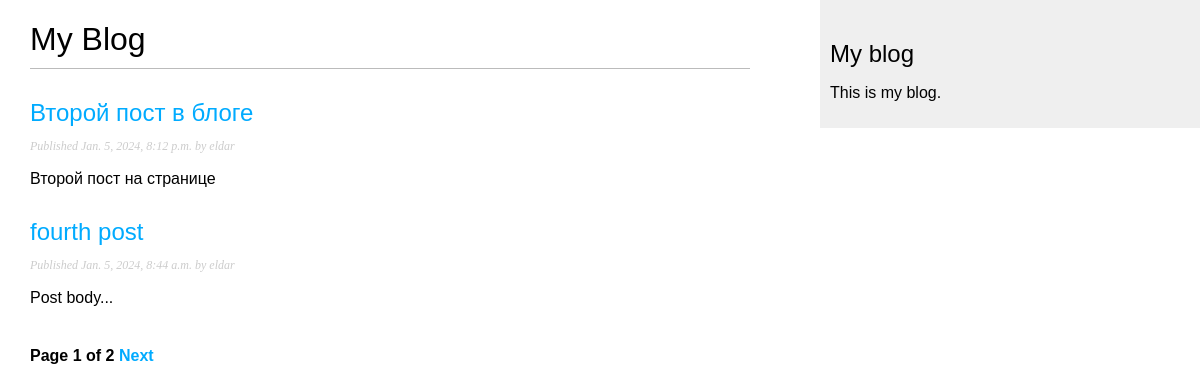
The page /blog/ on the database as committed earlier.
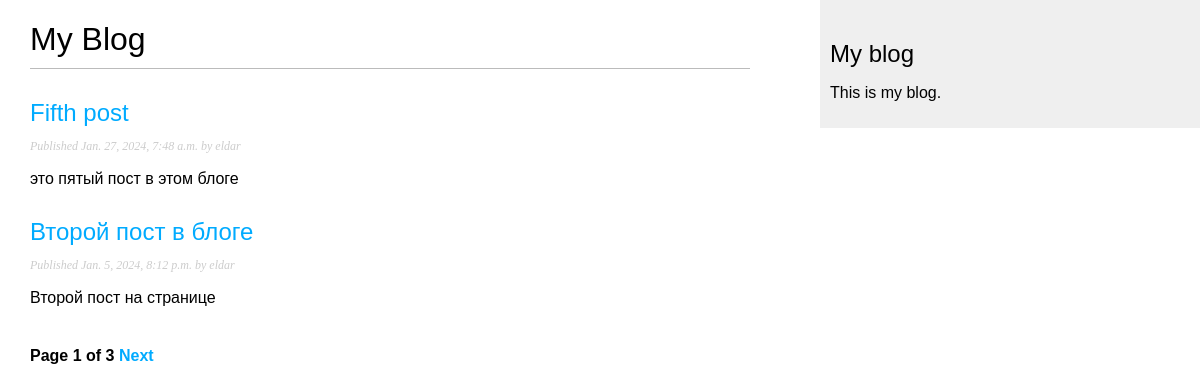
The same page on the database as committed later.
### blog/models.py (models this page shows, shortened)
class Post(models.Model):
    class Status(models.TextChoices):
        DRAFT = "DF", "Draft"
        PUBLISHED = "PB", "Published"
    title = models.CharField(max_length=250)
    slug = models.SlugField(max_length=250, unique_for_date='publish')
    author = models.ForeignKey(User, on_delete=models.CASCADE, related_name='blog_posts')
    body = models.TextField()
    publish = models.DateTimeField(default=timezone.now)
    created = models.DateTimeField(auto_now_add=True)
    updated = models.DateTimeField(auto_now=True)
    status = models.CharField(max_length=2, choices=Status.choices, default=Status.DRAFT)
    objects = models.Manager() #менеджер применяемый по умолчанию
    published = PublishedManager() #конкретно-прикладной менеджер
    class Meta:
        ordering = ['-publish']
        indexes = [
            models.Index(fields=['-publish']),
        ]
    def get_absolute_url(self):
        return reverse('blog:post_detail',
                                args=[self.publish.year,
                                      self.publish.month,
                                      self.publish.day,
                                      self.slug])

### blog/views.py (the view)
# urls.py: path('', views.PostListView.as_view(), name='post_list'),
class PostListView(ListView):
    queryset = Post.published.all()
    context_object_name = 'posts'
    paginate_by = 2
    template_name = 'blog/post/list.html'

### blog/templates/blog/post/list.html (shortened to what this page needs)
{% extends "blog/base.html" %}
{% block content %}
    <h1>My Blog</h1>
    {% for post in posts %}
        <h2>
            <a href="{{ post.get_absolute_url }}">
                {{ post.title }}
            </a>
        </h2>
        <p class="date">
            Published {{ post.publish }} by {{ post.author }}
        </p>
        {{ post.body|truncatewords:30|linebreaks }}
    {% endfor %}
    {% include "pagination.html" with page=page_obj %}
{% endblock %}

### blog/templates/blog/base.html (shortened to what this page needs)
{% load static %}
<!DOCTYPE html>
<html>
<head>
    <link href="{% static "css/blog.css" %}" rel="stylesheet">
</head>
<body>
    <div id="content">
        {% block content %}
        {% endblock %}
    </div>
    <div id="sidebar">
        <h2>My blog</h2>
        <p>This is my blog.</p>
    </div>
</body>
</html>

### blog/templates/pagination.html (shortened to what this page needs)
<div class="pagination">
    <span class="step-links">
        <span class="current">
            Page {{ page.number }} of {{ page.paginator.num_pages }}
        </span>
        {% if page.has_next %}
            <a href="?page={{ page.next_page_number }}">Next</a>
        {% endif %}
    </span>
</div>

### blog/static/css/blog.css (style rules this page uses)
body { margin:0; padding:0; font-family:helvetica, sans-serif; }
a { color:#00abff; text-decoration:none; }
h1 { font-weight:normal; border-bottom:1px solid #bbb; padding:0 0 10px 0; }
h2 { font-weight:normal; margin:30px 0 0; }
#content { float:left; width:60%; padding:0 0 0 30px; }
#sidebar { float:right; width:30%; padding:10px; background:#efefef; height:100%; }
p.date { color:#ccc; font-family: georgia, serif; font-size: 12px; font-style: italic; }
.pagination { margin:40px 0; font-weight:bold; }

Rows that differ between the two databases and show on the page:
no longer on this page (row unchanged): Post: title "fourth post", publish "Jan. 5, 2024, 8:44 a.m.", author "eldar", body "Post body..."
added Post: title "Fifth post", publish "Jan. 27, 2024, 7:48 a.m.", author "eldar", body "это пятый пост в этом блоге"
Other text that changed with them:
{{ page.paginator.num_pages }}: "2" → "3"
